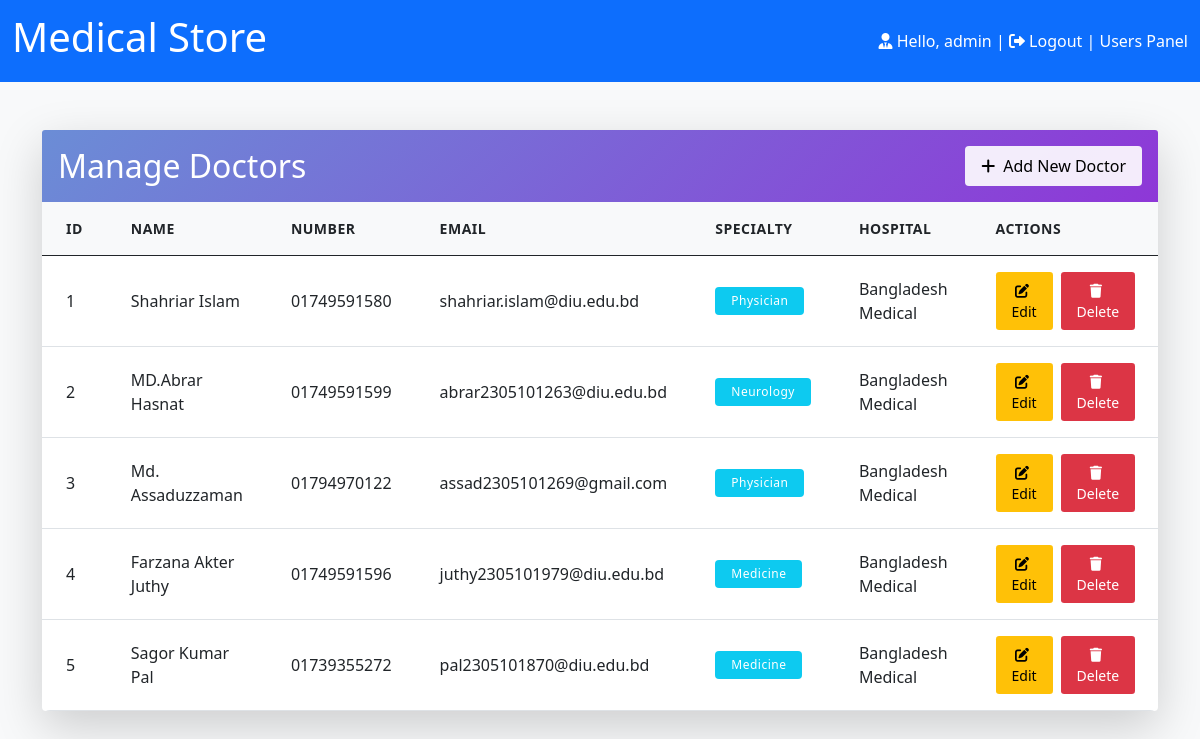
Page /admin/doctors/view_doctors.php (signed in) on the committed database.
### tables this page shows
CREATE TABLE `doctors` (
  `id` int(11) NOT NULL,
  `name` varchar(100) NOT NULL,
  `number` varchar(20) NOT NULL,
  `email` varchar(100) NOT NULL,
  `specialty` varchar(100) NOT NULL,
  `hospital` varchar(200) NOT NULL,
  `morning_schedule` varchar(50) NOT NULL,
  `evening_schedule` varchar(50) NOT NULL,
  `age` int(11) NOT NULL,
  `gender` varchar(10) NOT NULL,
  `description` text NOT NULL,
  `fee` decimal(10,2) NOT NULL,
  `image` varchar(255) NOT NULL
);

### admin/doctors/view_doctors.php (the view, shortened to what this page needs)
<!DOCTYPE html>
<html lang="en">
<head>
    <link href="https://cdn.jsdelivr.net/npm/bootstrap@5.0.2/dist/css/bootstrap.min.css" rel="stylesheet">
    <link rel="stylesheet" href="https://cdnjs.cloudflare.com/ajax/libs/font-awesome/6.0.0/css/all.min.css">
</head>
<body class="bg-light">
    <?php
    include('../../connect/config.php');
    ?>
    <nav class="navbar navbar-light bg-primary">
        <div class="container-fluid text-white">
            <a href="../mystore.php" class="navbar-brand text-white"><h1>Medical Store</h1></a>
            <span>
                <i class="fa-solid fa-user-tie"></i>
                Hello, <?php echo $_SESSION['admin']; ?> |
                <i class="fa-solid fa-right-from-bracket"></i>
                <a href="../form/login.php" class="text-decoration-none text-white">Logout</a> |
                <a href="../../user/index.php" class="text-decoration-none text-white">Users Panel</a>
            </span>
        </div>
    </nav>
    <div class="container mt-5">
        <div class="card shadow-lg border-0 rounded-lg">
            <div class="card-header bg-gradient-primary border-0 py-3">
                <div class="d-flex justify-content-between align-items-center">
                    <h2 class="text-white mb-0">Manage Doctors</h2>
                    <a href="add_doctors.php" class="btn btn-light">
                        <i class="fas fa-plus me-2"></i>Add New Doctor
                    </a>
                </div>
            </div>
            <div class="card-body p-0">
                <?php
                $select_query = "SELECT * FROM doctors ORDER BY id DESC";
                $result = mysqli_query($con, $select_query);
                if(mysqli_num_rows($result) > 0) {
                ?>
                <div class="table-responsive">
                    <table class="table table-hover mb-0 align-middle">
                        <thead class="bg-light">
                            <tr>
                                <th class="px-4 py-3">ID</th>
                                <th class="px-4 py-3">Name</th>
                                <th class="px-4 py-3">Number</th>
                                <th class="px-4 py-3">Email</th>
                                <th class="px-4 py-3">Specialty</th>
                                <th class="px-4 py-3">Hospital</th>
                                <th class="px-4 py-3">Actions</th>
                            </tr>
                        </thead>
                        <tbody>
                            <?php
                            $no=1;
                            while($row = mysqli_fetch_assoc($result)) {
                                echo "<tr>
                                    <td class='px-4 py-3'>$no</td>
                                    <td class='px-4 py-3'>{$row['name']}</td>
                                    <td class='px-4 py-3'>{$row['number']}</td>
                                    <td class='px-4 py-3'>{$row['email']}</td>
                                    <td class='px-4 py-3'>
                                        <span class='badge bg-info px-3 py-2'>{$row['specialty']}</span>
                                    </td>
                                    <td class='px-4 py-3'>{$row['hospital']}</td>
                                    <td class='px-4 py-3'>
                                        <div class='d-flex gap-2'>
                                            <a href='update_doctor.php?id={$row['id']}' class='btn btn-warning btn-sm'>
                                                <i class='fas fa-edit me-1'></i> Edit
                                            </a>
                                            <a href='delete_doctor.php?id={$row['id']}' class='btn btn-danger btn-sm' onclick='return confirm(\"Are you sure you want to delete this doctor?\");'>
                                                <i class='fas fa-trash me-1'></i> Delete
                                            </a>
                                        </div>
                                    </td>
                                </tr>";
                                $no++;
                            }
                            ?>
                        </tbody>
                    </table>
                </div>
                <?php
                }
                ?>
            </div>
        </div>
    </div>
</body>
</html>

### admin/doctors/view_doctors.php (style rules this page uses)
.card { background: #fff; transition: all 0.3s ease; }
.card-header { background: linear-gradient(135deg, #6B8DD6 0%, #8E37D7 100%); }
.table { margin-bottom: 0; }
.table th { font-weight: 600; font-size: 0.875rem; text-transform: uppercase; letter-spacing: 0.5px; }
.badge { font-weight: 500; letter-spacing: 0.5px; }
.btn { padding: 0.5rem 1rem; font-weight: 500; transition: all 0.3s ease; }
.btn-warning { background: #ffc107; border: none; color: #000; }
.btn-danger { background: #dc3545; border: none; }
.btn-light { background: rgba(255,255,255,0.9); border: none; font-weight: 500; }
.table-responsive { border-radius: 0 0 8px 8px; }
tbody tr { transition: all 0.3s ease; }

### rows in the picture
doctors: name "Shahriar Islam", number "01749591580", email "shahriar.islam@diu.edu.bd", specialty "Physician", hospital "Bangladesh Medical"
doctors: name "MD.Abrar Hasnat", number "01749591599", email "abrar2305101263@diu.edu.bd", specialty "Neurology", hospital "Bangladesh Medical"
doctors: name "Md. Assaduzzaman", number "01794970122", email "assad2305101269@gmail.com", specialty "Physician", hospital "Bangladesh Medical"
doctors: name "Farzana Akter Juthy", number "01749591596", email "juthy2305101979@diu.edu.bd", specialty "Medicine", hospital "Bangladesh Medical"
doctors: name "Sagor Kumar Pal", number "01739355272", email "pal2305101870@diu.edu.bd", specialty "Medicine", hospital "Bangladesh Medical"

### other values in the picture
$_SESSION['admin'] "admin"
